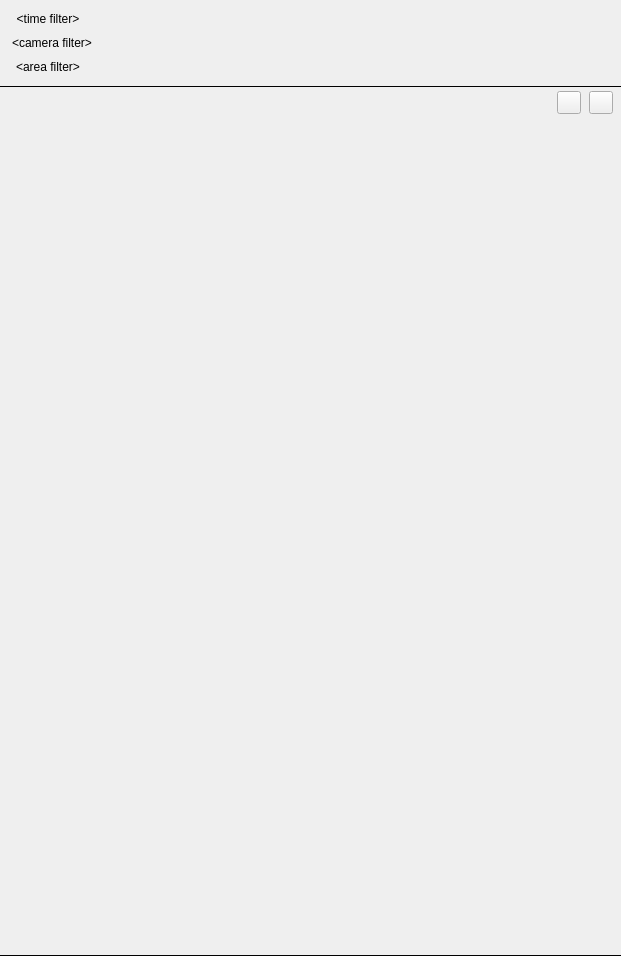
<?xml version="1.0" encoding="UTF-8"?>
<ui version="4.0">
 <class>AbstractSearchWidget</class>
 <widget class="QWidget" name="AbstractSearchWidget">
  <property name="geometry">
   <rect>
    <x>0</x>
    <y>0</y>
    <width>621</width>
    <height>956</height>
   </rect>
  </property>
  <layout class="QVBoxLayout" name="mainLayout">
   <property name="spacing">
    <number>0</number>
   </property>
   <property name="leftMargin">
    <number>0</number>
   </property>
   <property name="topMargin">
    <number>0</number>
   </property>
   <property name="rightMargin">
    <number>0</number>
   </property>
   <property name="bottomMargin">
    <number>0</number>
   </property>
   <item>
    <widget class="QWidget" name="headerWidget" native="true">
     <layout class="QVBoxLayout" name="headerLayout">
      <property name="spacing">
       <number>0</number>
      </property>
      <property name="leftMargin">
       <number>0</number>
      </property>
      <property name="topMargin">
       <number>0</number>
      </property>
      <property name="rightMargin">
       <number>0</number>
      </property>
      <property name="bottomMargin">
       <number>0</number>
      </property>
      <item>
       <widget class="QWidget" name="filters" native="true">
        <property name="sizePolicy">
         <sizepolicy hsizetype="Preferred" vsizetype="Fixed">
          <horstretch>0</horstretch>
          <verstretch>0</verstretch>
         </sizepolicy>
        </property>
        <layout class="QVBoxLayout" name="filtersLayout">
         <property name="spacing">
          <number>2</number>
         </property>
         <property name="leftMargin">
          <number>8</number>
         </property>
         <property name="topMargin">
          <number>8</number>
         </property>
         <property name="rightMargin">
          <number>8</number>
         </property>
         <property name="bottomMargin">
          <number>8</number>
         </property>
         <item alignment="Qt::AlignLeft">
          <widget class="nx::client::desktop::SelectableTextButton" name="timeSelectionButton">
           <property name="text">
            <string notr="true">&lt;time filter&gt;</string>
           </property>
           <property name="flat">
            <bool>true</bool>
           </property>
          </widget>
         </item>
         <item alignment="Qt::AlignLeft">
          <widget class="nx::client::desktop::SelectableTextButton" name="cameraSelectionButton">
           <property name="text">
            <string notr="true">&lt;camera filter&gt;</string>
           </property>
           <property name="flat">
            <bool>true</bool>
           </property>
          </widget>
         </item>
         <item>
          <widget class="QWidget" name="areaSelectionHolder" native="true">
           <property name="sizePolicy">
            <sizepolicy hsizetype="Fixed" vsizetype="Fixed">
             <horstretch>0</horstretch>
             <verstretch>0</verstretch>
            </sizepolicy>
           </property>
           <layout class="QVBoxLayout" name="verticalLayout">
            <property name="leftMargin">
             <number>0</number>
            </property>
            <property name="topMargin">
             <number>0</number>
            </property>
            <property name="rightMargin">
             <number>0</number>
            </property>
            <property name="bottomMargin">
             <number>0</number>
            </property>
            <item>
             <widget class="nx::client::desktop::SelectableTextButton" name="areaSelectionButton">
              <property name="text">
               <string notr="true">&lt;area filter&gt;</string>
              </property>
              <property name="flat">
               <bool>true</bool>
              </property>
             </widget>
            </item>
           </layout>
          </widget>
         </item>
        </layout>
       </widget>
      </item>
      <item>
       <widget class="Line" name="separatorLine">
        <property name="minimumSize">
         <size>
          <width>0</width>
          <height>1</height>
         </size>
        </property>
        <property name="maximumSize">
         <size>
          <width>16777215</width>
          <height>1</height>
         </size>
        </property>
        <property name="frameShadow">
         <enum>QFrame::Plain</enum>
        </property>
        <property name="orientation">
         <enum>Qt::Horizontal</enum>
        </property>
       </widget>
      </item>
     </layout>
    </widget>
   </item>
   <item>
    <widget class="QWidget" name="ribbonContainer" native="true">
     <layout class="QVBoxLayout" name="ribbonAreaLayout">
      <property name="spacing">
       <number>0</number>
      </property>
      <property name="leftMargin">
       <number>0</number>
      </property>
      <property name="topMargin">
       <number>0</number>
      </property>
      <property name="rightMargin">
       <number>0</number>
      </property>
      <property name="bottomMargin">
       <number>0</number>
      </property>
      <item>
       <widget class="QWidget" name="counterContainer" native="true">
        <property name="minimumSize">
         <size>
          <width>0</width>
          <height>32</height>
         </size>
        </property>
        <property name="maximumSize">
         <size>
          <width>16777215</width>
          <height>32</height>
         </size>
        </property>
        <layout class="QHBoxLayout" name="counterLineLayout">
         <property name="spacing">
          <number>8</number>
         </property>
         <property name="leftMargin">
          <number>8</number>
         </property>
         <property name="topMargin">
          <number>0</number>
         </property>
         <property name="rightMargin">
          <number>8</number>
         </property>
         <property name="bottomMargin">
          <number>0</number>
         </property>
         <item>
          <widget class="QLabel" name="itemCounterLabel">
           <property name="minimumSize">
            <size>
             <width>0</width>
             <height>32</height>
            </size>
           </property>
           <property name="maximumSize">
            <size>
             <width>16777215</width>
             <height>32</height>
            </size>
           </property>
           <property name="text">
            <string notr="true">&lt;event counter&gt;</string>
           </property>
          </widget>
         </item>
         <item>
          <widget class="QWidget" name="toolbar" native="true">
           <property name="sizePolicy">
            <sizepolicy hsizetype="Fixed" vsizetype="Fixed">
             <horstretch>0</horstretch>
             <verstretch>0</verstretch>
            </sizepolicy>
           </property>
           <layout class="QHBoxLayout" name="toolbarLayout">
            <property name="spacing">
             <number>8</number>
            </property>
            <property name="leftMargin">
             <number>0</number>
            </property>
            <property name="topMargin">
             <number>0</number>
            </property>
            <property name="rightMargin">
             <number>0</number>
            </property>
            <property name="bottomMargin">
             <number>0</number>
            </property>
            <item>
             <widget class="nx::client::desktop::ToolButton" name="toggleFootersButton">
              <property name="text">
               <string notr="true"/>
              </property>
              <property name="checkable">
               <bool>true</bool>
              </property>
             </widget>
            </item>
            <item>
             <widget class="nx::client::desktop::ToolButton" name="togglePreviewsButton">
              <property name="text">
               <string notr="true"/>
              </property>
              <property name="checkable">
               <bool>true</bool>
              </property>
             </widget>
            </item>
           </layout>
          </widget>
         </item>
        </layout>
       </widget>
      </item>
      <item>
       <widget class="nx::client::desktop::EventRibbon" name="ribbon" native="true">
        <property name="sizePolicy">
         <sizepolicy hsizetype="Expanding" vsizetype="Expanding">
          <horstretch>0</horstretch>
          <verstretch>0</verstretch>
         </sizepolicy>
        </property>
        <widget class="QWidget" name="placeholder" native="true">
         <property name="geometry">
          <rect>
           <x>0</x>
           <y>160</y>
           <width>621</width>
           <height>371</height>
          </rect>
         </property>
         <property name="minimumSize">
          <size>
           <width>0</width>
           <height>100</height>
          </size>
         </property>
         <layout class="QVBoxLayout" name="placeholderLayout">
          <property name="spacing">
           <number>16</number>
          </property>
          <property name="leftMargin">
           <number>24</number>
          </property>
          <property name="topMargin">
           <number>64</number>
          </property>
          <property name="rightMargin">
           <number>24</number>
          </property>
          <property name="bottomMargin">
           <number>24</number>
          </property>
          <item alignment="Qt::AlignHCenter">
           <widget class="QLabel" name="placeholderIcon">
            <property name="minimumSize">
             <size>
              <width>64</width>
              <height>64</height>
             </size>
            </property>
            <property name="maximumSize">
             <size>
              <width>64</width>
              <height>64</height>
             </size>
            </property>
            <property name="text">
             <string notr="true"/>
            </property>
           </widget>
          </item>
          <item>
           <widget class="QLabel" name="placeholderText">
            <property name="text">
             <string notr="true">&lt;placeholder&gt;</string>
            </property>
            <property name="alignment">
             <set>Qt::AlignCenter</set>
            </property>
            <property name="wordWrap">
             <bool>true</bool>
            </property>
           </widget>
          </item>
          <item>
           <spacer name="verticalSpacer">
            <property name="orientation">
             <enum>Qt::Vertical</enum>
            </property>
            <property name="sizeHint" stdset="0">
             <size>
              <width>20</width>
              <height>159</height>
             </size>
            </property>
           </spacer>
          </item>
         </layout>
        </widget>
       </widget>
      </item>
     </layout>
    </widget>
   </item>
   <item>
    <widget class="Line" name="line">
     <property name="minimumSize">
      <size>
       <width>0</width>
       <height>1</height>
      </size>
     </property>
     <property name="maximumSize">
      <size>
       <width>16777215</width>
       <height>1</height>
      </size>
     </property>
     <property name="frameShadow">
      <enum>QFrame::Plain</enum>
     </property>
     <property name="orientation">
      <enum>Qt::Horizontal</enum>
     </property>
    </widget>
   </item>
  </layout>
 </widget>
 <customwidgets>
  <customwidget>
   <class>nx::client::desktop::EventRibbon</class>
   <extends>QWidget</extends>
   <header location="global">nx/client/desktop/event_search/widgets/event_ribbon.h</header>
   <container>1</container>
  </customwidget>
  <customwidget>
   <class>nx::client::desktop::SelectableTextButton</class>
   <extends>QPushButton</extends>
   <header location="global">nx/client/desktop/common/widgets/selectable_text_button.h</header>
  </customwidget>
  <customwidget>
   <class>nx::client::desktop::ToolButton</class>
   <extends>QToolButton</extends>
   <header location="global">nx/client/desktop/common/widgets/tool_button.h</header>
  </customwidget>
 </customwidgets>
 <resources/>
 <connections/>
</ui>
